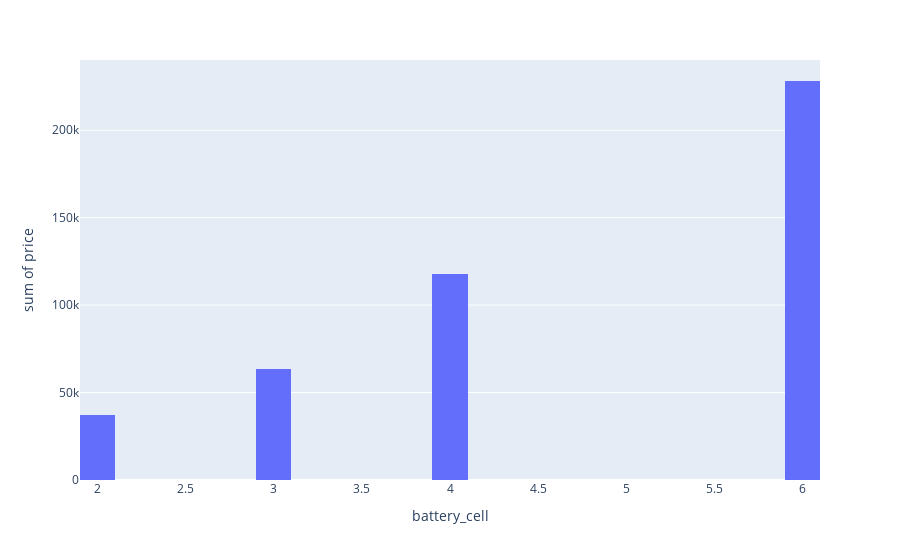

Here is the notebook cell this chart was saved with:
### Code cell
counts=df.groupby("battery_cell")["price"].mean().reset_index()
px.histogram(counts,x="battery_cell",y="price",nbins=30)

### Figure 1 — Plotly figure (JSON) as saved in the notebook; plotly's stock layout.template omitted (floating-point values rounded to 4 significant figures)
{"data": [{"alignmentgroup": "True", "bingroup": "x", "histfunc": "sum", "hovertemplate": "battery_cell=%{x}<br>sum of price=%{y}<extra></extra>", "legendgroup": "", "marker": {"color": "#636efa", "pattern": {"shape": ""}}, "name": "", "nbinsx": 30, "offsetgroup": "", "orientation": "v", "showlegend": false, "type": "histogram", "x": [2, 3, 4, 6], "xaxis": "x", "y": [37400.0, 63500.0, 117900.0, 228200.0], "yaxis": "y"}], "layout": {"barmode": "relative", "legend": {"tracegroupgap": 0}, "margin": {"t": 60}, "xaxis": {"anchor": "y", "domain": [0, 1], "title": {"text": "battery_cell"}}, "yaxis": {"anchor": "x", "domain": [0, 1], "title": {"text": "sum of price"}}}}
